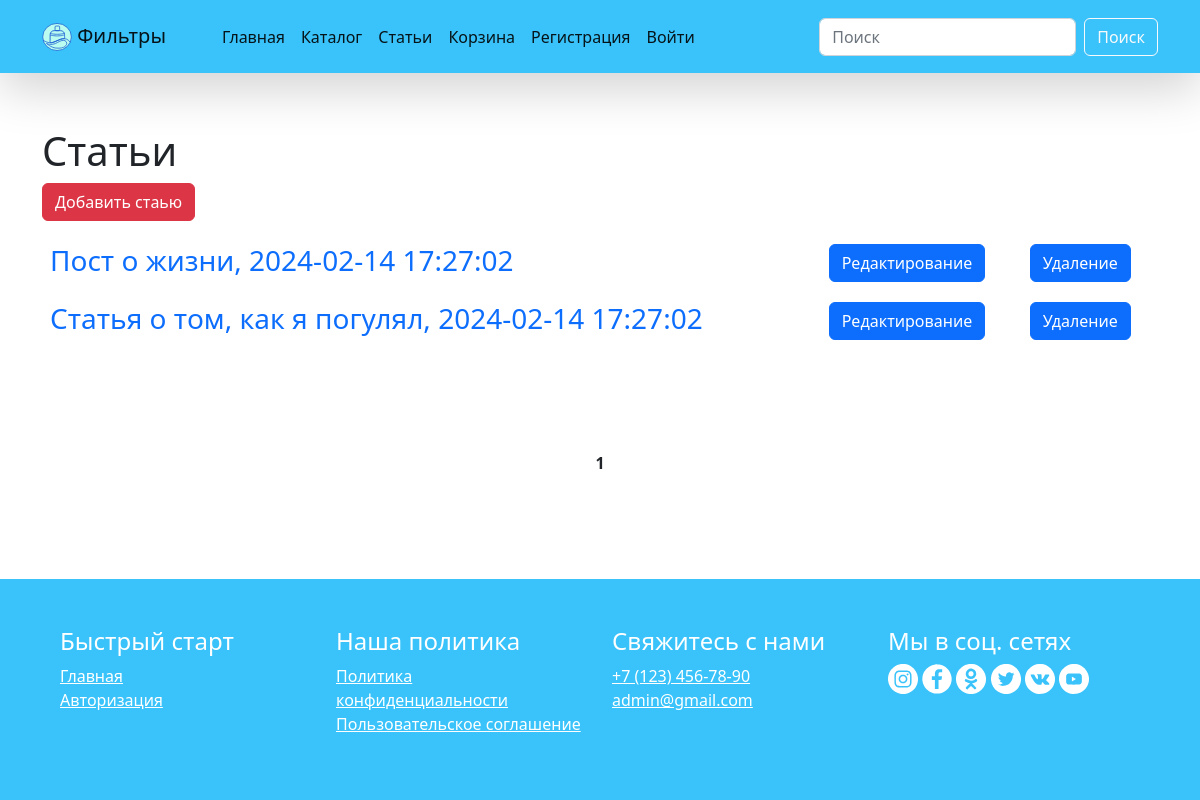
The page /articles on the database its author committed.
### tables this page shows
CREATE TABLE `articles` (
  `id` int UNSIGNED NOT NULL,
  `author_id` int UNSIGNED NOT NULL,
  `name` varchar(255) NOT NULL,
  `text` text NOT NULL,
  `created_at` datetime NOT NULL DEFAULT CURRENT_TIMESTAMP
);

### src/Controllers/ArticlesController.php (called while the page is built, shortened)
<?php
class ArticlesController extends Controller
{
    public function all()
    {
        $this->page(1);
    }
    public function page(int $pageNum)
    {
        $this->view->renderHtml('Articles/all.php', ['articles' => Article::getPage($pageNum, 5), 'pagesCount' => Article::getPagesCount(5), 'currentPageNum' => $pageNum]);
    }
}
?>

### index.php (called while the page is built, shortened)
<?php
try {
    $route = $_GET['route'] ??'';
    $routes = require __DIR__ . '/src/Config/routes.php';
    foreach ($routes as $pattern => $controllerAndAction) {
        preg_match($pattern, $route, $matches);
        if (!empty($matches)) {
            break;
        }
    }
    unset($matches[0]);
    $actionName = $controllerAndAction[1];
    $controller = new $controllerName();
    $controller->$actionName(...$matches);
} catch (Src\Exceptions\DbException $e) {
    $view = new Src\Views\View('default');
    $view->renderHtml('errors/500.php', ['error' => $e->getMessage()], 500);
} catch (Src\Exceptions\NotFoundException $e) {
    $view = new Src\Views\View('default');
    $view->renderHtml('errors/404.php', ['error' => $e->getMessage()], 404);
} catch (Src\Exceptions\UnauthorizedException $e) {
    $view  = new Src\Views\View('default');
    $view->renderHtml('errors/401.php', ['error' => $e->getMessage()], 401);
} catch (Src\Exceptions\ForbiddenException $e) {
    $view  = new Src\Views\View('default');
    $view->renderHtml('errors/403.php', ['error' => $e->getMessage()], 403);
}
?>

### src/Services/Db.php (called while the page is built, shortened)
<?php
class Db
{
    private $pdo;
    private function __construct()
    {
        $dbOptions = (  require __DIR__ . '/../Config/settings.php')['db'];
        try {
            $this->pdo = new \PDO('mysql:host=' . $dbOptions['host'] . ';dbname=' . $dbOptions['dbname'],
            $dbOptions['user'],
            $dbOptions['password']);
            $this->pdo->exec('SET NAMES UTF8');
        } catch (\PDOException $e) {
            throw new DbException('Ошибка при подключении к базе данных: ' . $e->getMessage());
        }
    }
    public function query(string $sql, $params = [], $className = 'stdClass'):?array
    {
        $sth = $this->pdo->prepare($sql);
        $result = $sth->execute($params);
        return $sth->fetchAll(\PDO::FETCH_CLASS, $className);
    }
}
?>

### src/Config/settings.php (called while the page is built)
<?php
return [
    'db' => [
        'host' => 'localhost',
        'dbname' => 'db_shabanova',
        'user' => 'root',
        'password' => 'root',
    ]
];
?>

### src/Models/ActiveRecordEntity.php (called while the page is built, shortened)
<?php
abstract class ActiveRecordEntity
{
    protected $id;
    public function getId():int
    {
        return $this->id;
    }
    public static function getPage(int $pageNum, int $itemsPerPage):array
    {
        $db = Db::getInstance();
        return $db->query(
            sprintf(
                "SELECT * FROM %s ORDER BY id DESC LIMIT %d OFFSET %d;",
                static::getTableName(),
                $itemsPerPage,
                ($pageNum - 1) * $itemsPerPage
            ),
            [],
            static::class
        );
    }
}
?>

### src/Models/Articles/Article.php (called while the page is built, shortened)
<?php
class Article extends  ActiveRecordEntity
{
    protected $name;
    protected $createdAt;
    public function getName():string
    {
        return $this->name;
    }
    public function getCreatedAt() {
        return $this->createdAt;
    }
}
?>

### src/Views/Articles/all.php (the view)
<div class="container">
    <h1 class="mt-4 mb-2">Статьи</h1>
    <a href="/project.loc/articles/add" class="btn btn-danger btn-top">Добавить стаью</a>
    <table  class="table table-borderless">
    <?php
    foreach ($articles as $article) : ?>
    <tr>
            <td><h3><a class="list" href="/project.loc/articles/<?=$article->getId()?>"><?=$article->getName()?>, <?=$article->getCreatedAt()?></a></h3> </td>
            <td><a href="/project.loc/articles/<?=$article->getId()?>/edit" class="btn btn-primary">Редактирование</a></td>
            <td><a href="/project.loc/articles/<?=$article->getId()?>/delete" class="btn btn-primary">Удаление</a></td>
        </tr>
    <?php endforeach; ?>
    </table>
    <div class="page">
    <?php for ($pageNum = 1; $pageNum <= $pagesCount; $pageNum++):?>
        <?php if ($currentPageNum === $pageNum): ?>
            <?=$pageNum?></b><?php else: ?>
        <a href="/project.loc/articles<?=$pageNum === 1 ? '' :  '/page/' . $pageNum?>">
        <?=$pageNum?>
        </a>
        <?php endif?>
    <?php endfor?>
    </div>
</div>

### style.css (style rules this page uses)
.list { text-decoration: none; }
.page { text-align:center; margin-top: 100px; margin-bottom: 40px; left: 50%; font-weight: bold; }
.btn-top { margin-bottom: 15px; }

### rows shown on the page
articles: name "Пост о жизни", created_at "2024-02-14 17:27:02"
articles: name "Статья о том, как я погулял", created_at "2024-02-14 17:27:02"
